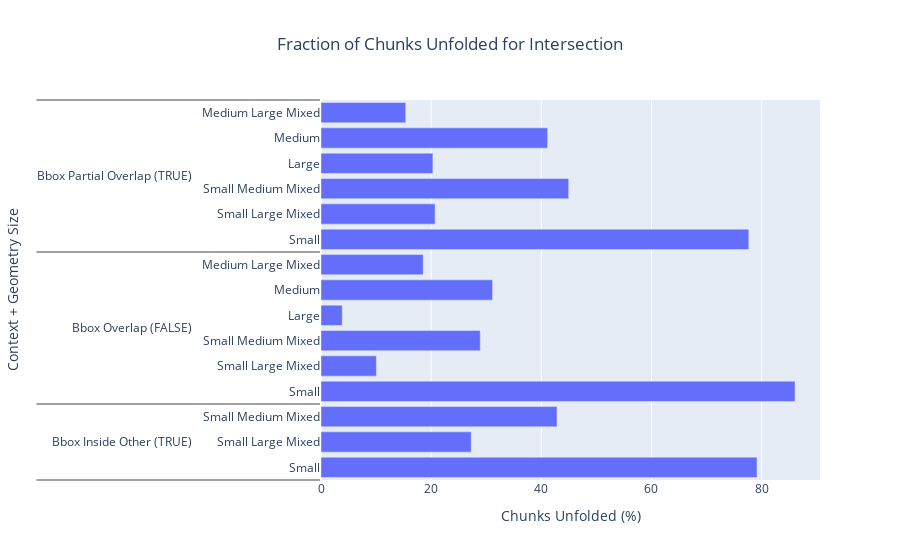
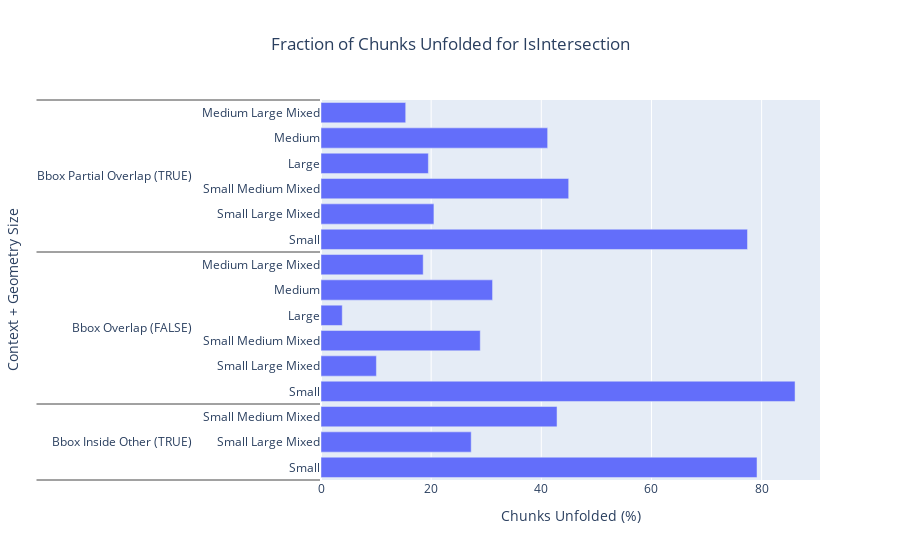

Notebook cell for these charts, in order:
### Markdown cell above
#### (%) Unfolding of chunks

### Code cell
plot_chunk_unfolded_frac(chunk_unfolded_df, is_predicate=False, is_baseline=False)
plot_chunk_unfolded_frac(chunk_unfolded_df, is_predicate=True, is_baseline=False)

### Figure 1 — Plotly figure (JSON) as saved in the notebook; plotly's stock layout.template omitted (floating-point values rounded to 4 significant figures)
{"data": [{"name": "Chunk Fraction Unfolded", "orientation": "h", "type": "bar", "x": [79.17, 27.27, 42.86, 3.858, 31.15, 18.55, 86.07, 10.06, 28.91, 20.31, 41.15, 15.38, 77.68, 20.72, 44.97], "y": [["Bbox Inside Other (TRUE)", "Bbox Inside Other (TRUE)", "Bbox Inside Other (TRUE)", "Bbox Overlap (FALSE)", "Bbox Overlap (FALSE)", "Bbox Overlap (FALSE)", "Bbox Overlap (FALSE)", "Bbox Overlap (FALSE)", "Bbox Overlap (FALSE)", "Bbox Partial Overlap (TRUE)", "Bbox Partial Overlap (TRUE)", "Bbox Partial Overlap (TRUE)", "Bbox Partial Overlap (TRUE)", "Bbox Partial Overlap (TRUE)", "Bbox Partial Overlap (TRUE)"], ["Small", "Small Large Mixed", "Small Medium Mixed", "Large", "Medium", "Medium Large Mixed", "Small", "Small Large Mixed", "Small Medium Mixed", "Large", "Medium", "Medium Large Mixed", "Small", "Small Large Mixed", "Small Medium Mixed"]]}], "layout": {"barmode": "relative", "title": {"text": "Fraction of Chunks Unfolded for Intersection ", "x": 0.5}, "xaxis": {"title": {"text": "Chunks Unfolded (%)"}}, "yaxis": {"title": {"text": "Context + Geometry Size"}}}}

### Figure 2 — Plotly figure (JSON) as saved in the notebook; plotly's stock layout.template omitted (floating-point values rounded to 4 significant figures)
{"data": [{"name": "Chunk Fraction Unfolded", "orientation": "h", "type": "bar", "x": [79.17, 27.27, 42.86, 3.858, 31.15, 18.55, 86.07, 10.06, 28.91, 19.49, 41.15, 15.38, 77.44, 20.51, 44.97], "y": [["Bbox Inside Other (TRUE)", "Bbox Inside Other (TRUE)", "Bbox Inside Other (TRUE)", "Bbox Overlap (FALSE)", "Bbox Overlap (FALSE)", "Bbox Overlap (FALSE)", "Bbox Overlap (FALSE)", "Bbox Overlap (FALSE)", "Bbox Overlap (FALSE)", "Bbox Partial Overlap (TRUE)", "Bbox Partial Overlap (TRUE)", "Bbox Partial Overlap (TRUE)", "Bbox Partial Overlap (TRUE)", "Bbox Partial Overlap (TRUE)", "Bbox Partial Overlap (TRUE)"], ["Small", "Small Large Mixed", "Small Medium Mixed", "Large", "Medium", "Medium Large Mixed", "Small", "Small Large Mixed", "Small Medium Mixed", "Large", "Medium", "Medium Large Mixed", "Small", "Small Large Mixed", "Small Medium Mixed"]]}], "layout": {"barmode": "relative", "title": {"text": "Fraction of Chunks Unfolded for IsIntersection ", "x": 0.5}, "xaxis": {"title": {"text": "Chunks Unfolded (%)"}}, "yaxis": {"title": {"text": "Context + Geometry Size"}}}}
